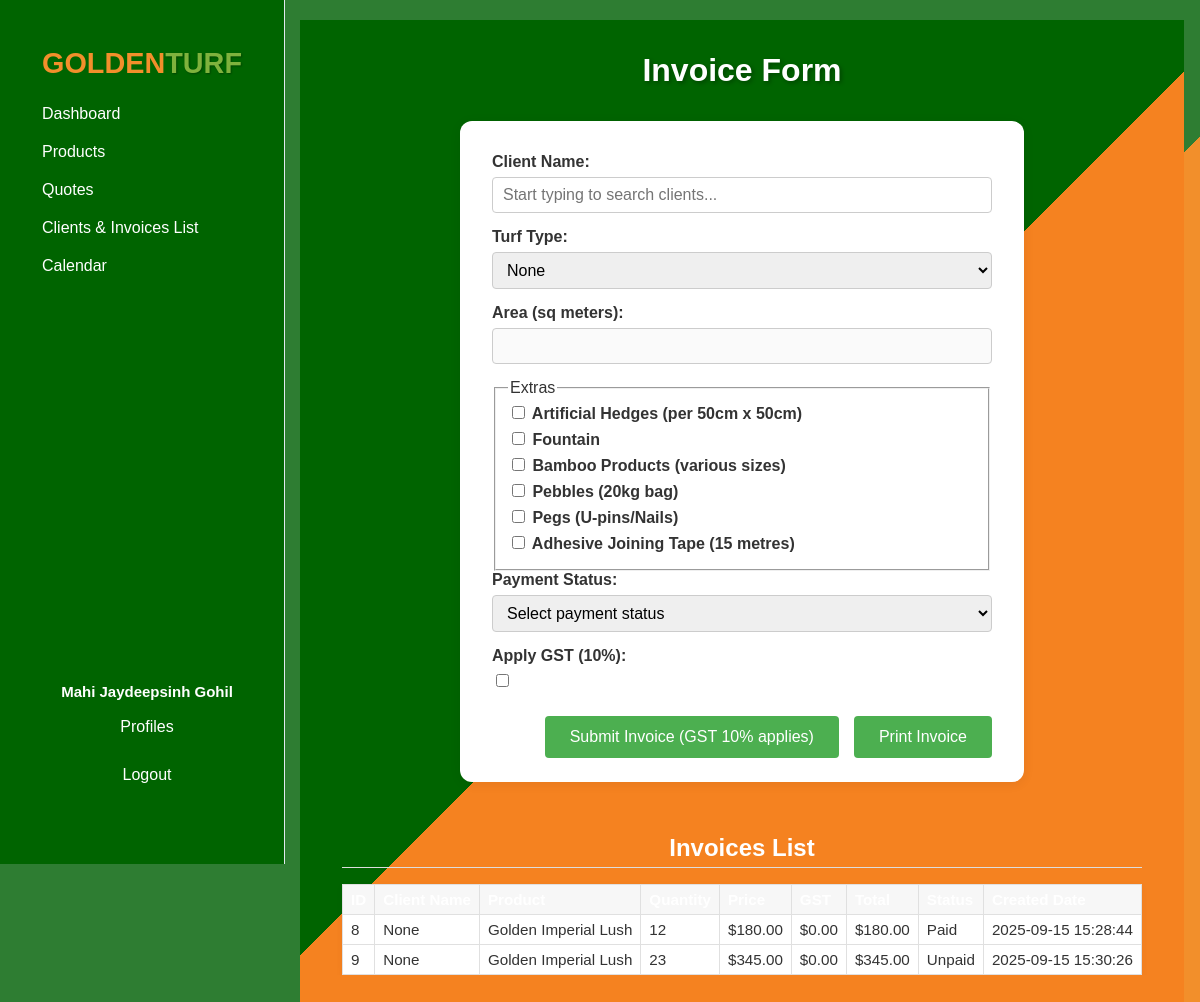
Before: /invoice (signed in) with the older database file.
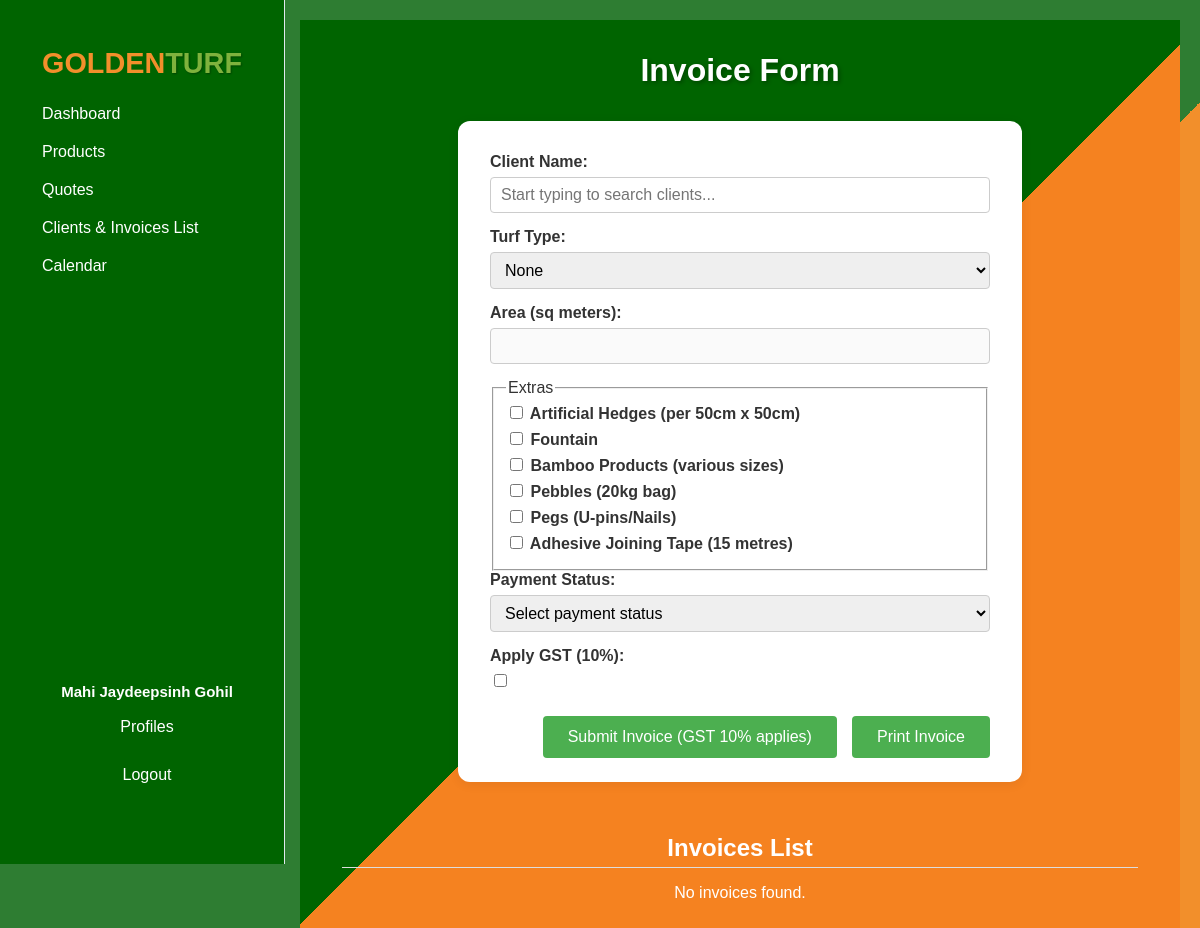
After: the same page with the newer database file.
### tables this page shows
CREATE TABLE clients (
                id INTEGER PRIMARY KEY AUTOINCREMENT,
                client_name TEXT NOT NULL,
                email TEXT,
                phone TEXT,
                account_type TEXT,
                company_name TEXT,
                actions TEXT,
                created_date TEXT, owner_id INTEGER,
                UNIQUE(client_name)
            );

CREATE TABLE invoices (
    id INTEGER PRIMARY KEY,
    client_id INTEGER,
    product TEXT,
    quantity INTEGER,
    price REAL,
    gst REAL,
    total REAL,
    status TEXT,
    created_date TEXT,
    extras_json TEXT,
    owner_id INTEGER,
    FOREIGN KEY (client_id) REFERENCES clients (id),
    FOREIGN KEY (owner_id) REFERENCES users (id)
);

### app.py (the view, shortened to what this page needs)
@app.route('/invoice', methods=['GET', 'POST'])
def invoice():
    if 'user_name' not in session:
        return redirect(url_for('login'))
    if not has_permission('invoice'):
        return redirect(url_for('access_restricted'))
    if 'user_name' not in session:
        return redirect(url_for('login'))
    conn = sqlite3.connect('users.db')
    c = conn.cursor()
    c.execute('SELECT client_name FROM clients')
    clients = [row[0] for row in c.fetchall()]
    c.execute('SELECT product_name FROM products')
    products = [row[0] for row in c.fetchall()]
    c.execute('SELECT product_name, price FROM products')
    price_table = {}
    for row in c.fetchall():
        try:
            price_table[row[0]] = float(row[1]) if row[1] else 0.0
        except (ValueError, TypeError):
            price_table[row[0]] = 0.0
    c.execute('''SELECT invoices.id, clients.client_name, invoices.product, invoices.quantity, invoices.price,
                  invoices.gst, invoices.total, invoices.status, invoices.created_date
                  FROM invoices
                  LEFT JOIN clients ON invoices.client_id = clients.id
                  ORDER BY invoices.id ASC''')
    invoices = c.fetchall()
    conn.close()
    return render_template('invoice.html', clients=clients, products=products, price_table=price_table, invoices=invoices)

### app.py (called while the page is built, shortened)
def has_permission(module):
    if 'user_role' not in session:
        return False
    if session.get('user_role') == 'admin' or session.get('user_id') == 1:
        return True

### templates/invoice.html (shortened to what this page needs)
<!DOCTYPE html>
<html lang="en">
<head>
    <link rel="stylesheet" href="{{ url_for('static', filename='dashboard.css') }}" />
    <link rel="stylesheet" href="{{ url_for('static', filename='invoice.css') }}" />
</head>
<body>
    <div class="main-wrapper">
        {% include '_sidebar.html' %}
        <div class="content-area" style="background: linear-gradient(135deg, #006400 50%, #f58220 50%); padding: 2rem; margin-left: 280px; width: calc(100vw - 300px); min-height: 100vh; box-sizing: border-box;">
        <div style="max-width: 500px; margin: 0 auto; text-align: center; margin-bottom: 2rem;">
            <h1 style="color: white; font-size: 2rem; margin: 0; text-shadow: 2px 2px 4px rgba(0,0,0,0.3);">Invoice Form</h1>
        </div>
        <div>
        <div>
            <form method="POST" action="{{ url_for('invoice') }}" style="max-width: 500px; width: 100%; background: #fff; padding: 32px 32px 24px 32px; border-radius: 12px; box-shadow: 0 2px 12px rgba(0,0,0,0.07); margin: 0 auto;">
                <section class="client-info">
                    <label for="client_name">Client Name:</label>
                    <input type="text" id="client_name" name="client_name" value="{{ client_name or '' }}" autocomplete="off" required placeholder="Start typing to search clients..." oninput="filterClients()" list="client_list" />
                    <label for="turf_type">Turf Type:</label>
                    <select id="turf_type" name="turf_type" required>
                        <option value="none" {% if turf_type == 'none' %}selected{% endif %}>None</option>
                    </select>
                    <label for="area">Area (sq meters):</label>
                    <input type="number" id="area" name="area" min="0.01" step="0.01" value="{{ area or '' }}" required />
                    <fieldset>
                        <legend>Extras</legend>
                        <div>
                            <label><input type="checkbox" id="artificial_hedges_check"> Artificial Hedges (per 50cm x 50cm)</label>
                        </div>
                        <div>
                            <label><input type="checkbox" id="fountain_check"> Fountain</label>
                        </div>
                        <div>
                            <label><input type="checkbox" id="bamboo_check"> Bamboo Products (various sizes)</label>
                        </div>
                        <div>
                            <label><input type="checkbox" id="pebbles_check"> Pebbles (20kg bag)</label>
                        </div>
                        <div>
                            <label><input type="checkbox" id="pegs_check"> Pegs (U-pins/Nails)</label>
                        </div>
                        <div>
                            <label><input type="checkbox" id="adhesive_tape_check"> Adhesive Joining Tape (15 metres)</label>
                        </div>
                    </fieldset>
                    {% set extras_costs = {
                        'none': 0,
                        'artificial_hedges': 10,
                        'fountain': 150,
                        'bamboo_2m': 40,
                        'bamboo_2_4m': 38,
                        'bamboo_1_8m': 38,
                        'black_pebbles': 18,
                        'white_pebbles': 15,
                        'adhesive_tape': 25,
                        'pegs': 20
                    } %}
                    <label for="payment_status">Payment Status:</label>
                    <select id="payment_status" name="payment_status" required>
                        <option value="" disabled selected>Select payment status</option>
                    </select>
                    <label for="gst">Apply GST (10%):</label>
                    <input type="checkbox" id="gst" name="gst" value="yes" {% if gst == 'yes' %}checked{% endif %} />
                </section>
                <div class="form-actions">
                    <button type="submit">Submit Invoice (GST 10% applies)</button>
                    <button type="button" onclick="window.print()">Print Invoice</button>
                </div>
            </form>
        </div>
        <div class="responsive-container" style="margin-top: 2rem; max-width: 900px; margin-left: auto; margin-right: auto;">
            <h2 style="color: white; text-align: center; margin-bottom: 1rem;">Invoices List</h2>
            {% if invoices and invoices|length > 0 %}
            <table class="responsive-table">
                <thead>
                    <tr>
                        <th>ID</th>
                        <th>Client Name</th>
                        <th>Product</th>
                        <th>Quantity</th>
                        <th>Price</th>
                        <th>GST</th>
                        <th>Total</th>
                        <th>Status</th>
                        <th>Created Date</th>
                    </tr>
                </thead>
                <tbody>
                    {% for invoice in invoices %}
                    <tr>
                        <td>{{ invoice[0] }}</td>
                        <td>{{ invoice[1] }}</td>
                        <td>{{ invoice[2] }}</td>
                        <td>{{ invoice[3] }}</td>
                        <td>${{ "%.2f"|format(invoice[4]) }}</td>
                        <td>${{ "%.2f"|format(invoice[5]) }}</td>
                        <td>${{ "%.2f"|format(invoice[6]) }}</td>
                        <td>{{ invoice[7] }}</td>
                        <td>{{ invoice[8] }}</td>
                    </tr>
                    {% endfor %}
                </tbody>
            </table>
            {% else %}
            <p style="color: white; text-align: center;">No invoices found.</p>
            {% endif %}
        </div>
    </div>
</body>
</html>

### templates/_sidebar.html (shortened to what this page needs)
<div class="sidebar" style="border-right: 1px solid #e2e8f0; min-width: 220px; max-width: 220px; background: #006400; color: white; height: 100vh; position: fixed;">
    <div style="text-align:center;padding:15px 5px;">
        <div class="sidebar-logo" style="font-weight: 700; font-size: 1.8rem; font-family: 'Eastman Grotesque', Arial, sans-serif;">
            <span style="color: #F28F2B;">GOLDEN</span><span style="color: #7FB23D; text-shadow: 1px 1px 2px rgba(0,0,0,0.3);">TURF</span>
        </div>
    </div>
    <nav class="navbar">
        <a href="{{ url_for('dashboard') }}" style="color: white; font-size: 16px; text-decoration: none; display: block; padding: 10px;">Dashboard</a>
        <div class="nav-dropdown">
            <a href="#" class="dropbtn" style="color: white; font-size: 16px; text-decoration: none; display: block; padding: 10px;">Products</a>
        </div>
        <a href="{{ url_for('quotes') }}" style="color: white; font-size: 16px; text-decoration: none; display: block; padding: 10px;">Quotes</a>
        <a href="{{ url_for('payments') }}" style="color: white; font-size: 16px; text-decoration: none; display: block; padding: 10px;">Clients &amp; Invoices List</a>
        <a href="{{ url_for('calendar') }}" style="color: white; font-size: 16px; text-decoration: none; display: block; padding: 10px;">Calendar</a>
        <div style="position: absolute; bottom: 70px; left: 5px; width: 100%; text-align: center;">
            <div style="color: #fff; font-weight: 600; margin-bottom: 6px;">
                <span style="font-size: 15px;">{{ session.get('user_name', 'Unknown') }}</span>
            </div>
            <a href="{{ url_for('profiles') }}" style="color: white; font-size: 16px; text-decoration: none; display: block; padding: 10px; margin-bottom: 10px;">Profiles</a>
            <a href="{{ url_for('logout') }}" style="color: white; font-size: 16px; text-decoration: none; display: block; padding: 10px;">Logout</a>
        </div>
    </nav>
</div>

### static/dashboard.css (style rules this page uses)
body { font-family: Arial, sans-serif; margin: 0; background-color: #f9f9f9; color: #333; }
.sidebar { width: 220px; background-color: #006400; color: white; height: 100vh; position: fixed; top: 0; left: 0; padding: 2rem; border-right: 2px solid #e2e8f0; font-size: 18px; transition: background-color 0.3s ease; z-index: 100; box-shadow: none; margin: 0; overflow: hidden; }
.sidebar nav a[href$="payments"]::after { content: ""; font-size: inherit; color: inherit; margin-left: 0; }
.nav-dropdown { position: relative; display: block; }
.dropbtn { color: white; padding: 12px 20px; text-decoration: none; font-size: 18px; font-weight: normal; display: block; }
.main-wrapper .content-area { margin-left: 220px; padding: 2rem; width: calc(100vw - 220px); min-height: 100vh; box-sizing: border-box; }
h1 { color: #2f6f2f; margin-bottom: 30px; }
.main-wrapper { display: flex; min-height: 100vh; }
.content-area { margin-left: 220px; padding: 2rem; width: calc(100vw - 220px); min-height: 100vh; box-sizing: border-box; }

### static/invoice.css (style rules this page uses)
body { font-family: Arial, sans-serif; background: linear-gradient(135deg, #2e7d32 60%, #F28F2B 40%); margin: 0; padding: 20px; color: #333; }
form { display: flex; flex-direction: column; }
section { margin-bottom: 25px; }
h2 { color: #4CAF50; border-bottom: 1px solid #ddd; padding-bottom: 5px; margin-bottom: 15px; }
label { display: block; margin-bottom: 6px; font-weight: bold; }
input[type="text"], input[type="number"], select { width: 100%; padding: 8px 10px; margin-bottom: 15px; border: 1px solid #ccc; border-radius: 4px; box-sizing: border-box; font-size: 1rem; }
.form-actions { display: flex; justify-content: flex-end; gap: 15px; }
button { background-color: #4CAF50; color: white; border: none; padding: 12px 25px; font-size: 1rem; border-radius: 4px; cursor: pointer; transition: background-color 0.3s ease; }

### templates/invoice.html (style rules this page uses)
.responsive-container { max-width: 100vw; overflow-x: auto; margin: 0 auto; padding: 0 10px; }

Changed rows visible on the page:
removed clients: get "Mahi Jaydeepsinh Gohil"
removed invoices: id "8", invoice "None", product "Golden Imperial Lush", quantity "12", price "180.00", gst "0.00", total "180.00", status "Paid", created_date "2025-09-15 15:28:44"
removed invoices: id "9", invoice "None", product "Golden Imperial Lush", quantity "23", price "345.00", gst "0.00", total "345.00", status "Unpaid", created_date "2025-09-15 15:30:26"
Other visible differences:
{{ session.get('user_name', 'Unknown') }}: (not shown) → "Mahi Jaydeepsinh Gohil"
text now shown: "No invoices found."
